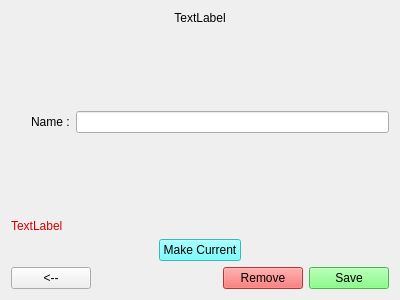
<?xml version="1.0" encoding="UTF-8"?>
<ui version="4.0">
 <class>Page</class>
 <widget class="QWidget" name="Page">
  <property name="geometry">
   <rect>
    <x>0</x>
    <y>0</y>
    <width>400</width>
    <height>300</height>
   </rect>
  </property>
  <property name="windowTitle">
   <string>Form</string>
  </property>
  <layout class="QGridLayout" name="gridLayout">
   <item row="0" column="0">
    <layout class="QVBoxLayout" name="verticalLayout" stretch="0,1,0,0,0">
     <item>
      <widget class="QLabel" name="labelTitle">
       <property name="text">
        <string>TextLabel</string>
       </property>
       <property name="alignment">
        <set>Qt::AlignCenter</set>
       </property>
      </widget>
     </item>
     <item>
      <layout class="QHBoxLayout" name="horizontalLayout">
       <item>
        <spacer name="verticalSpacer">
         <property name="orientation">
          <enum>Qt::Vertical</enum>
         </property>
         <property name="sizeHint" stdset="0">
          <size>
           <width>20</width>
           <height>40</height>
          </size>
         </property>
        </spacer>
       </item>
       <item>
        <widget class="QLabel" name="label">
         <property name="text">
          <string>Name :</string>
         </property>
        </widget>
       </item>
       <item>
        <widget class="QLineEdit" name="nameField"/>
       </item>
      </layout>
     </item>
     <item>
      <widget class="QLabel" name="labelMessage">
       <property name="styleSheet">
        <string notr="true">QLabel{
color:rgb(212, 0, 0);
}</string>
       </property>
       <property name="text">
        <string>TextLabel</string>
       </property>
      </widget>
     </item>
     <item>
      <layout class="QHBoxLayout" name="horizontalLayout_3">
       <item>
        <spacer name="horizontalSpacer_2">
         <property name="orientation">
          <enum>Qt::Horizontal</enum>
         </property>
         <property name="sizeHint" stdset="0">
          <size>
           <width>40</width>
           <height>20</height>
          </size>
         </property>
        </spacer>
       </item>
       <item>
        <widget class="QPushButton" name="buttonMakeCurrent">
         <property name="accessibleName">
          <string>blueBackground</string>
         </property>
         <property name="styleSheet">
          <string notr="true">QPushButton{
	background-color:rgb(80, 255, 255);
}</string>
         </property>
         <property name="text">
          <string>Make Current</string>
         </property>
        </widget>
       </item>
       <item>
        <spacer name="horizontalSpacer_3">
         <property name="orientation">
          <enum>Qt::Horizontal</enum>
         </property>
         <property name="sizeHint" stdset="0">
          <size>
           <width>40</width>
           <height>20</height>
          </size>
         </property>
        </spacer>
       </item>
      </layout>
     </item>
     <item>
      <layout class="QHBoxLayout" name="horizontalLayout_2">
       <item>
        <widget class="QPushButton" name="pushButton_2">
         <property name="text">
          <string>&lt;--</string>
         </property>
        </widget>
       </item>
       <item>
        <spacer name="horizontalSpacer">
         <property name="orientation">
          <enum>Qt::Horizontal</enum>
         </property>
         <property name="sizeHint" stdset="0">
          <size>
           <width>40</width>
           <height>20</height>
          </size>
         </property>
        </spacer>
       </item>
       <item>
        <widget class="QPushButton" name="buttonRemove">
         <property name="styleSheet">
          <string notr="true">QPushButton{
	background-color:rgb(255, 73, 73);
}</string>
         </property>
         <property name="text">
          <string>Remove</string>
         </property>
        </widget>
       </item>
       <item>
        <widget class="QPushButton" name="pushButton">
         <property name="styleSheet">
          <string notr="true">QPushButton{
	background-color:rgb(100, 255, 100);
}</string>
         </property>
         <property name="text">
          <string>Save</string>
         </property>
        </widget>
       </item>
      </layout>
     </item>
    </layout>
   </item>
  </layout>
 </widget>
 <resources/>
 <connections>
  <connection>
   <sender>pushButton_2</sender>
   <signal>clicked()</signal>
   <receiver>Page</receiver>
   <slot>exitPressed()</slot>
   <hints>
    <hint type="sourcelabel">
     <x>63</x>
     <y>273</y>
    </hint>
    <hint type="destinationlabel">
     <x>6</x>
     <y>174</y>
    </hint>
   </hints>
  </connection>
  <connection>
   <sender>pushButton</sender>
   <signal>clicked()</signal>
   <receiver>Page</receiver>
   <slot>savePressed()</slot>
   <hints>
    <hint type="sourcelabel">
     <x>388</x>
     <y>278</y>
    </hint>
    <hint type="destinationlabel">
     <x>4</x>
     <y>222</y>
    </hint>
   </hints>
  </connection>
  <connection>
   <sender>buttonMakeCurrent</sender>
   <signal>clicked()</signal>
   <receiver>Page</receiver>
   <slot>makeCurrentPressed()</slot>
   <hints>
    <hint type="sourcelabel">
     <x>186</x>
     <y>236</y>
    </hint>
    <hint type="destinationlabel">
     <x>4</x>
     <y>262</y>
    </hint>
   </hints>
  </connection>
  <connection>
   <sender>buttonRemove</sender>
   <signal>clicked()</signal>
   <receiver>Page</receiver>
   <slot>removePressed()</slot>
   <hints>
    <hint type="sourcelabel">
     <x>224</x>
     <y>270</y>
    </hint>
    <hint type="destinationlabel">
     <x>1</x>
     <y>134</y>
    </hint>
   </hints>
  </connection>
 </connections>
 <slots>
  <slot>exitPressed()</slot>
  <slot>savePressed()</slot>
  <slot>makeCurrentPressed()</slot>
  <slot>removePressed()</slot>
 </slots>
</ui>
